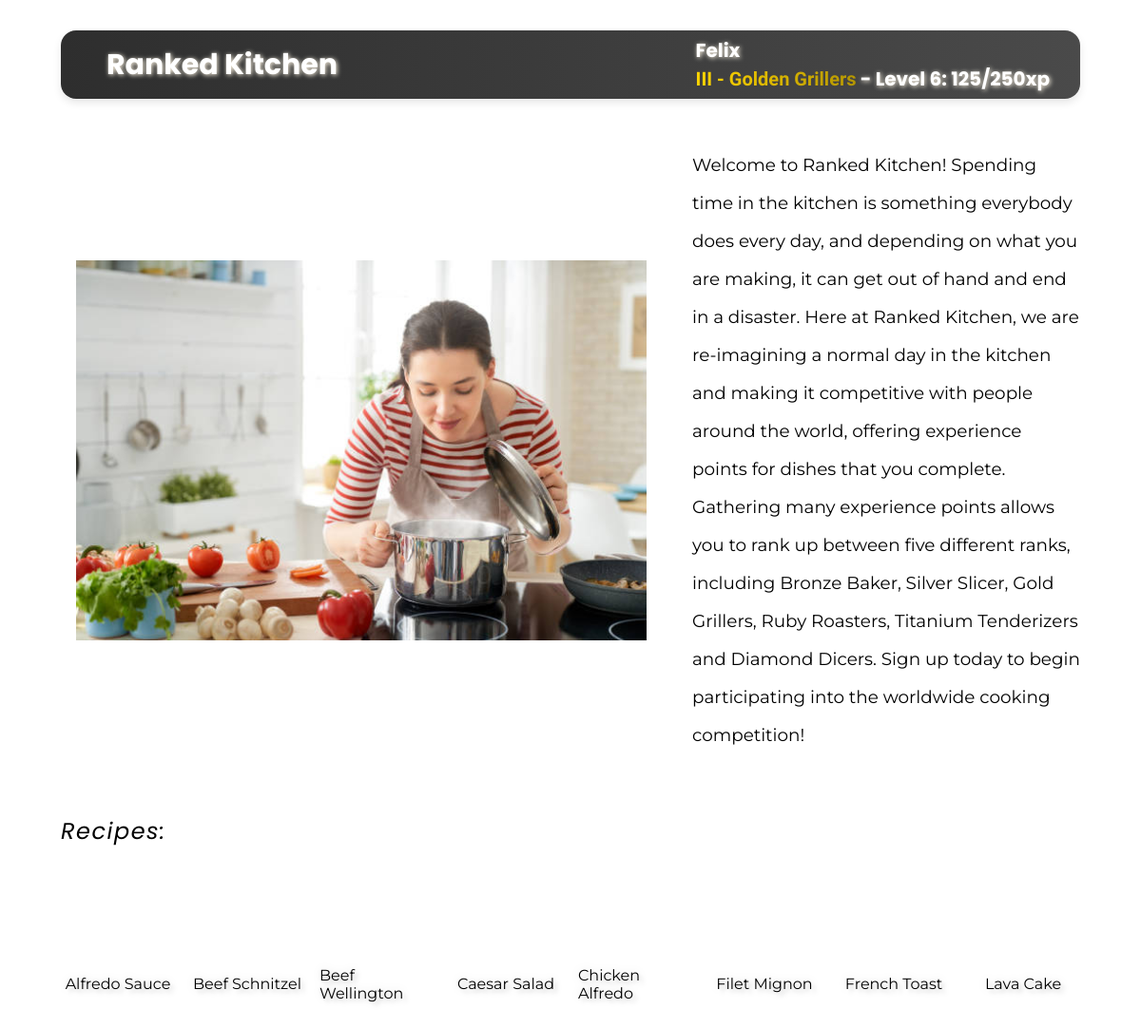
The page / on the database its author committed.
### tables this page shows
CREATE TABLE Recipes (Id INTEGER PRIMARY KEY AUTOINCREMENT UNIQUE, DisplayName TEXT, Name TEXT, Official BOOLEAN, Difficulty TEXT, Time INTEGER, XP_Amount INTEGER, Recipe TEXT);

### winhacks2025/blueprints/home.py (the view)
@home.route("/")
def home_page():
	cur = get_cursor()
	recipes = Recipe.return_all(cur)
	user = User.from_id(cur, 1)
	name = user.name
	level = user.level
	xp_remaining = user.xp - level * 250
	rank_number, rank_name = get_rank(level)
	rank = f"{rank_number} - {rank_name}"
	if rank_number == "I":
		rank_colour = "#996600, #CC8800"
	elif rank_number == "II":
		rank_colour = "#C9C0BB, #838996"
	elif rank_number == "III":
		rank_colour = "#FFD500, #B39500"
	elif rank_number == "IV":
		rank_colour = "#FF8080, #FF5533"
	else:
		rank_colour = "#B9F2FF, #0099E6"
	recipe_length = print(len(recipes))
	return render_template("home.html", recipes=recipes, recipe_length=recipe_length, name=name, level=level, xp_remaining=xp_remaining, rank=rank, rank_colour=rank_colour)

### winhacks2025/blueprints/home.py (called while the page is built)
def get_rank(level):
    if level < 2:
        return ("I", "Bronze Bakers")
    elif level < 4:
        return ("II", "Silver Slicers")
    elif level < 8:
        return ("III", "Golden Grillers")
    elif level < 16:
        return ("IV", "Ruby Roasters")
    else:
        return ("V", "Diamond Dicers")

### winhacks2025/database/Recipe.py (called while the page is built)
    @classmethod
    def return_all(cls, cur):
        recipe_query = cur.execute("SELECT * FROM Recipes").fetchall()
        recipe_list = []
        for i in range(len(recipe_query)):
            recipe_list.append(cls(*recipe_query[i]))
        return recipe_list

### winhacks2025/database/User.py (called while the page is built)
    @classmethod
    def from_id(cls, cur, user_id: int):
        user_query = cur.execute(
            "SELECT * FROM Users WHERE Id = ?",
            (user_id,),
        ).fetchone()
        if user_query is None:
            return None
        return cls(*user_query)

### winhacks2025/database/cursor.py (called while the page is built)
def get_db():
    db = getattr(g, "_database", None)
    if db is None:
        db = g._database = sqlite3.connect(DATABASE)
    return db

def get_cursor():
    cur = getattr(g, "_cursor", None)
    if cur is None:
        cur = g._cursor = get_db().cursor()
    return cur

### winhacks2025/templates/home.html (shortened to what this page needs)
{% extends 'base.html' %}
{% block content %}
<div class="content-container">
	<img src="/static/images/cooking.jpg">
	<div class="text-container">
		<p class="website-description">Welcome to Ranked Kitchen! Spending time in the kitchen is something everybody does every day, and depending on what you are making, it can get out of hand and end in a disaster. Here at Ranked Kitchen, we are re-imagining a normal day in the kitchen and making it competitive with people around the world, offering experience points for dishes that you complete. Gathering many experience points allows you to rank up between five different ranks, including Bronze Baker, Silver Slicer, Gold Grillers, Ruby Roasters, Titanium Tenderizers and Diamond Dicers. Sign up today to begin participating into the worldwide cooking competition!</p>
	</div>
</div>
<br>
<div class="content-container">
	<div class="text-container">
		<p class="bigger">Recipes: </p>
	</div>
</div>
<div class="recipe-container">
	{% for recipe in recipes %}
	<div class="recipe outlined" data-name="{{recipe.name}}">
		<div class="text-container">
			<p>{{recipe.display_name}}</p>
		</div>
	</div>
	{% endfor %}
</div>
{% endblock %}

### winhacks2025/templates/base.html (shortened to what this page needs)
<!DOCTYPE html>
<html lang="en">
<head>
	<link rel="stylesheet" href="https://cdn.jsdelivr.net/gh/jgthms/minireset.css@master/minireset.min.css">
	<link rel="stylesheet" href="/static/styles/base.css">
	<link rel="stylesheet" href="/static/styles/navbar.css">
</head>
<body>
	<header id="navbar">
		<nav>
			<a id="nav-title" href="/">Ranked Kitchen</a>
		</nav>
		<div class="user-info">
			<div class="user-text">{{ name }}</div>
			<div class="xp-text"><div class="romen" style="background: linear-gradient(to right, {{ rank_colour }}); -webkit-background-clip: text; color: transparent;">{{ rank }}</div> - Level {{ level }}: {{ xp_remaining }}/250xp</div>
		</div>
	</header>
	{% block content %} {% endblock %}
</body>
</html>

### winhacks2025/static/styles/base.css (style rules this page uses)
html, body { height: 100vh; }
body { font-family: "Inter", sans-serif; color: black; margin: 2rem 4rem 0 4rem; animation: bgColorAnimation 45s ease-in infinite; }
a { text-decoration: none; color: inherit; }
img { width:50vw; height:60vh; margin: 1rem; }
.content-container { display: flex; align-items: center; justify-content: space-between; gap:2rem; }
.recipe { display: flex; flex-grow: 0; flex-shrink: 0; flex-direction: column; align-items: center; justify-content: center; height:30vh; width:10vw; filter: drop-shadow(0 0 4px #00000022) drop-shadow(4px 4px 2px #00000022); }
.content-container img { max-width: 100vw; height:auto; }
.bigger { font-size: 1.5rem; font-family: "Poppins"; font-style: italic; margin-bottom: 0.5vh; letter-spacing: 1.5px; }
.recipe-container { display: flex; gap: 1rem; align-items: space-between; overflow-x: auto; font-family: "Montserrat"; font-size: 16px; }
.website-description { line-height: 5vh; font-size: 2.3vh; font-family: "Montserrat"; }
#nav-title { font-size: 30px; font-family: "Poppins"; font-weight: bold; text-shadow: 1px 1px 5px #fff7e6; }
.user-info { font-size: 1.25rem; color: white; font-family: "Poppins"; font-weight: bold; text-shadow: 1px 1px 5px #fff7e6; }
.romen { font-family: "Gideon Roman"; display: inline-block; text-shadow: none; }

### winhacks2025/static/styles/navbar.css (style rules this page uses)
#navbar { width: 100%; height: 4.5rem; box-sizing: border-box; background: linear-gradient(90deg, #2E2E2E, #4A4A4A); border-radius: 1rem; box-shadow: 0 4px 8px rgba(0, 0, 0, 0.1); display: flex; align-items: center; justify-content: space-between; padding: 0 2rem; margin-bottom: 2rem; }
#navbar a { color: #FFFFFF; text-decoration: none; padding: 0.5rem 1rem; border-radius: 0.5rem; transition: background-color 0.3s ease; }

### rows shown on the page
Recipes: display_name "Alfredo Sauce"
Recipes: display_name "Beef Schnitzel"
Recipes: display_name "Beef Wellington"
Recipes: display_name "Caesar Salad"
Recipes: display_name "Chicken Alfredo"
Recipes: display_name "Filet Mignon"
Recipes: display_name "French Toast"
Recipes: display_name "Lava Cake"

### other values the page prints
{{ name }} "Felix"
{{ level }} "6"
{{ xp_remaining }} "125"
